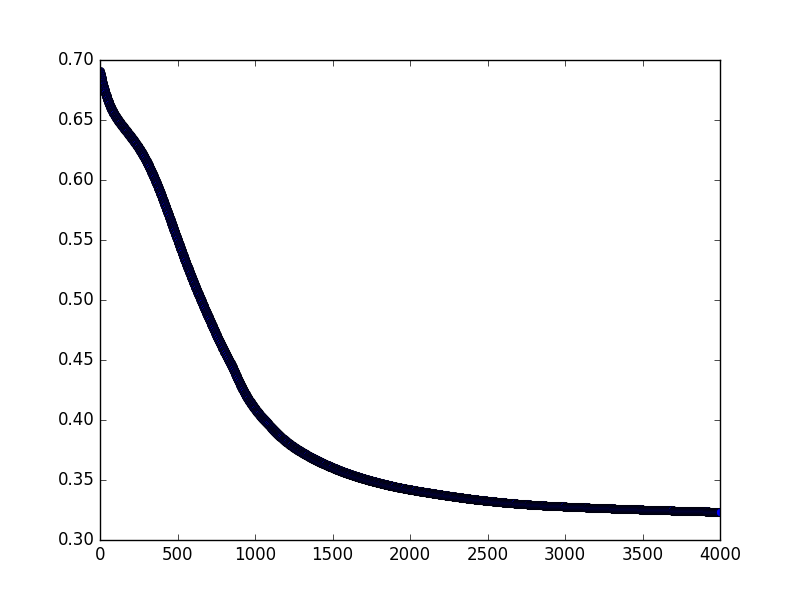

Reproduce this figure in Python.
import tensorflow as tf
import pickle
import matplotlib.pyplot as plt

bank = pickle.load(open('bank.pkl', 'rb', 2))

x_train = bank['x_train']
y_train = bank['y_train']

x_test = bank['x_test']
y_test = bank['y_test']


x = tf.placeholder(tf.float32, shape = [None,4])
y = tf.placeholder(tf.float32, shape = [None,2])

first_layer = tf.layers.dense(x, 4, activation = tf.nn.relu)
second_layer = tf.layers.dense(first_layer, 3, activation = tf.nn.relu)
output = tf.layers.dense(second_layer, 2, activation = tf.nn.softmax)

loss = tf.losses.softmax_cross_entropy(onehot_labels= y, logits = output)

optimizer = tf.train.GradientDescentOptimizer(0.01)
train = optimizer.minimize(loss)

accuracy = tf.metrics.accuracy(tf.argmax(y,1), tf.argmax(output,1))

# Inits
init_g = tf.global_variables_initializer()
init_l = tf.local_variables_initializer()

with tf.Session() as sess:

	sess.run(init_g)
	sess.run(init_l)
	# end of inits
	for i in range(4000):
		sess.run(train, feed_dict={x: x_train, y: y_train})
		
		c = sess.run(loss, feed_dict={x: x_train, y:y_train})
		print("Epoch: " + str(i) + " loss: " + str(c))
		plt.plot(i, c, 'bo', label='Testing data')
	
	
	#print("Optimization finished")
	training_cost = sess.run(loss, feed_dict={x: x_train, y: y_train})
	#print("training cost: " + str(training_cost))
	
	
	#print("Testing")
	
	#testing_cost = sess.run(loss, feed_dict={x: x_test, y: y_test})
	#print("Test cost: " + str(testing_cost))
	
	print("Accuracy: " +  str(sess.run(accuracy, feed_dict={x: x_test, y: y_test})))
	
	plt.show()
